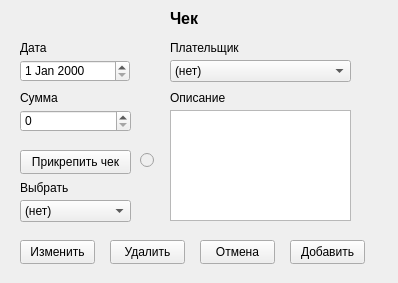
<?xml version="1.0" encoding="UTF-8"?>
<ui version="4.0">
 <class>Form</class>
 <widget class="QWidget" name="Form">
  <property name="geometry">
   <rect>
    <x>0</x>
    <y>0</y>
    <width>398</width>
    <height>283</height>
   </rect>
  </property>
  <property name="windowTitle">
   <string>Form</string>
  </property>
  <widget class="QDateEdit" name="date">
   <property name="geometry">
    <rect>
     <x>20</x>
     <y>60</y>
     <width>110</width>
     <height>22</height>
    </rect>
   </property>
  </widget>
  <widget class="QSpinBox" name="sb_value">
   <property name="geometry">
    <rect>
     <x>20</x>
     <y>110</y>
     <width>111</width>
     <height>22</height>
    </rect>
   </property>
  </widget>
  <widget class="QComboBox" name="cb_buyer">
   <property name="geometry">
    <rect>
     <x>170</x>
     <y>60</y>
     <width>181</width>
     <height>22</height>
    </rect>
   </property>
   <item>
    <property name="text">
     <string>(нет)</string>
    </property>
   </item>
  </widget>
  <widget class="QLabel" name="label">
   <property name="geometry">
    <rect>
     <x>170</x>
     <y>10</y>
     <width>61</width>
     <height>16</height>
    </rect>
   </property>
   <property name="font">
    <font>
     <pointsize>12</pointsize>
     <bold>true</bold>
    </font>
   </property>
   <property name="text">
    <string>Чек</string>
   </property>
  </widget>
  <widget class="QPushButton" name="b_ok">
   <property name="geometry">
    <rect>
     <x>290</x>
     <y>240</y>
     <width>75</width>
     <height>24</height>
    </rect>
   </property>
   <property name="text">
    <string>Добавить</string>
   </property>
  </widget>
  <widget class="QPushButton" name="b_cancel">
   <property name="geometry">
    <rect>
     <x>200</x>
     <y>240</y>
     <width>75</width>
     <height>24</height>
    </rect>
   </property>
   <property name="text">
    <string>Отмена</string>
   </property>
  </widget>
  <widget class="QPushButton" name="b_bill">
   <property name="geometry">
    <rect>
     <x>20</x>
     <y>150</y>
     <width>111</width>
     <height>24</height>
    </rect>
   </property>
   <property name="text">
    <string>Прикрепить чек</string>
   </property>
  </widget>
  <widget class="QLabel" name="label_2">
   <property name="geometry">
    <rect>
     <x>170</x>
     <y>90</y>
     <width>61</width>
     <height>16</height>
    </rect>
   </property>
   <property name="text">
    <string>Описание</string>
   </property>
  </widget>
  <widget class="QLabel" name="label_3">
   <property name="geometry">
    <rect>
     <x>170</x>
     <y>40</y>
     <width>91</width>
     <height>16</height>
    </rect>
   </property>
   <property name="text">
    <string>Плательщик</string>
   </property>
  </widget>
  <widget class="QLabel" name="label_4">
   <property name="geometry">
    <rect>
     <x>20</x>
     <y>90</y>
     <width>49</width>
     <height>16</height>
    </rect>
   </property>
   <property name="text">
    <string>Сумма</string>
   </property>
  </widget>
  <widget class="QLabel" name="label_5">
   <property name="geometry">
    <rect>
     <x>20</x>
     <y>40</y>
     <width>49</width>
     <height>16</height>
    </rect>
   </property>
   <property name="text">
    <string>Дата</string>
   </property>
  </widget>
  <widget class="QComboBox" name="cb_select">
   <property name="geometry">
    <rect>
     <x>20</x>
     <y>200</y>
     <width>111</width>
     <height>22</height>
    </rect>
   </property>
   <item>
    <property name="text">
     <string>(нет)</string>
    </property>
   </item>
  </widget>
  <widget class="QLabel" name="label_6">
   <property name="geometry">
    <rect>
     <x>20</x>
     <y>180</y>
     <width>49</width>
     <height>16</height>
    </rect>
   </property>
   <property name="text">
    <string>Выбрать</string>
   </property>
  </widget>
  <widget class="QPushButton" name="b_change">
   <property name="geometry">
    <rect>
     <x>20</x>
     <y>240</y>
     <width>75</width>
     <height>24</height>
    </rect>
   </property>
   <property name="text">
    <string>Изменить</string>
   </property>
  </widget>
  <widget class="QPushButton" name="b_kill">
   <property name="geometry">
    <rect>
     <x>110</x>
     <y>240</y>
     <width>75</width>
     <height>24</height>
    </rect>
   </property>
   <property name="text">
    <string>Удалить</string>
   </property>
  </widget>
  <widget class="QTextEdit" name="note">
   <property name="geometry">
    <rect>
     <x>170</x>
     <y>110</y>
     <width>181</width>
     <height>111</height>
    </rect>
   </property>
  </widget>
  <widget class="QRadioButton" name="rb_isfile">
   <property name="enabled">
    <bool>false</bool>
   </property>
   <property name="geometry">
    <rect>
     <x>140</x>
     <y>150</y>
     <width>16</width>
     <height>20</height>
    </rect>
   </property>
   <property name="text">
    <string/>
   </property>
  </widget>
 </widget>
 <resources/>
 <connections/>
</ui>
